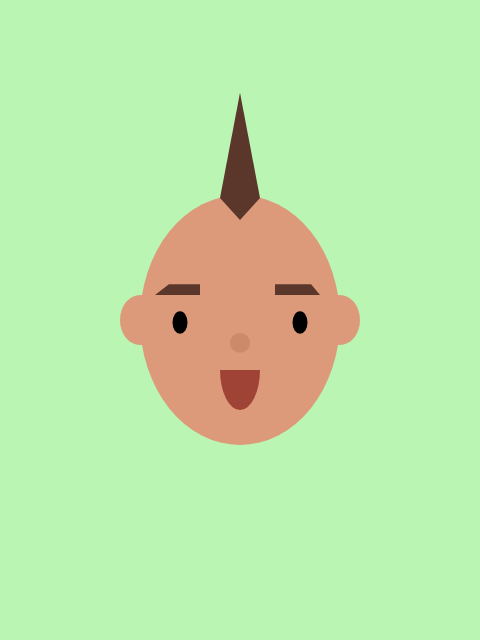
Frame 1 (no input)
Frame 60 (no input): identical to frame 1, image omitted
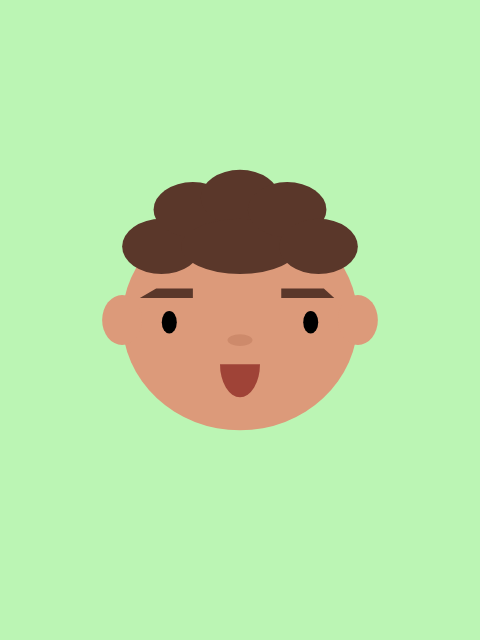
Frame 120 (the mouse pressed at the canvas centre since frame 60)

The p5.js sketch that drew these frames (run headless with seeded random() and noise() and a simulated clock; from frame 60 on, the mouse is pressed at the canvas centre):

// p5.js sketch
// ── sketch.js
var eyeSize = 15;
var faceWidth = 200;
var faceHeight = 250;
var noseWidth = 20;
var noseHeight = 20;
var mouthHeight = 80;
var skinTone = ["#dc9a7a"];
var hairTone = ["#5a372a"];
var hairStyleType = 'drawMowhawk';

function setup() {
    createCanvas(480, 640);
}

function draw() {
    background(187,245,180);
    
    //Face
    noStroke();
    ellipseMode(CENTER);
    fill(skinTone);  
    ellipse(width / 2, height / 2, faceWidth,  faceHeight);

    //Ears
    noStroke();
    ellipse(width/2+faceWidth/2, height/2, 40, 50);
    ellipse(width/2-faceWidth/2, height/2, 40, 50);
    
    //Eyes
    var eyeLX = width / 2 - faceWidth * 0.3;
    var eyeRX = width / 2 + faceWidth * 0.3;
    fill(0);
    ellipse(eyeLX, height / 2 + faceHeight*.01,  eyeSize, eyeSize*1.5);
    ellipse(eyeRX, height / 2 + faceHeight*.01,  eyeSize, eyeSize*1.5);

    hairStyle();

    //Nose
    var noseX = width/2;
    var noseY = height/2 + faceHeight/11;
    noStroke();
    fill(205, 138, 107);
    ellipse(noseX, noseY, noseWidth, noseHeight);

    //Brows
    fill(hairTone);
    quad(eyeRX - faceWidth/8, height/2 - faceHeight/10, eyeRX + faceWidth/10, height/2 - faceHeight/10, eyeRX + faceWidth/18, height/2 - faceHeight/7, eyeRX - faceWidth/8, height/2 - faceHeight/7);
    quad(eyeLX - faceWidth/8, height/2 - faceHeight/10, eyeLX + faceWidth/10, height/2 - faceHeight/10, eyeLX + faceWidth/10, height/2 - faceHeight/7, eyeLX - faceWidth/18, height/2 - faceHeight/7);

    //Mouth
    fill(159, 67, 55);
    arc(width/2, height/2 + faceHeight/5, 40, mouthHeight, TWO_PI, PI, OPEN);
    
    }

function hairStyle() {
    if (hairStyleType == 'drawPuffyHair') {
        drawPuffyHair();
    }
    else if(hairStyleType == 'drawMowhawk') {
        drawMowhawk();
    }
    else if(hairStyleType == 'drawBald') {
        drawBald();
    }
}

function drawPuffyHair() {
    //Puffy Hair
    fill(hairTone);
    ellipse(width/2-faceWidth/3, height/2-faceHeight/3, faceWidth/3, faceHeight/4);
    ellipse(width/2-faceWidth/5, height/2-faceHeight/2, faceWidth/3, faceHeight/4);
    ellipse(width/2, height/2-faceHeight/1.8, faceWidth/3, faceHeight/4);
    ellipse(width/2, height/2 - faceHeight/3, faceWidth/2, faceHeight/4);
    ellipse(width/2+faceWidth/5, height/2-faceHeight/2, faceWidth/3, faceHeight/4);
    ellipse(width/2+faceWidth/3, height/2-faceHeight/3, faceWidth/3, faceHeight/4);
}

function drawMowhawk() {
    //Mowhawk
    fill(hairTone);
    quad(width/2, height/2 - faceHeight/2.5, width/2 + 20, height/2 - faceHeight/2.05, width/2, height/2 - faceHeight/1.1, width/2 - 20, height/2 - faceHeight/2.05);
}

function drawBald() {
    //Bald
    noFill();
    stroke(255, 255, 255, 95);
    strokeWeight(15);
    arc(width/2 + faceWidth/2 - 90, (height/2 - faceHeight/2) + 65, 80, 80, PI+PI/2, 7.2*PI/4);
}


function mousePressed() {
    // when the user clicks, these variables are reassigned
    // to random values within specified ranges. For example,
    // 'faceWidth' gets a random value between 75 and 150.
    faceWidth = random(200, 250);
    faceHeight = random(200, 300);
    noseWidth = random(10, 30);
    noseHeight = random(10, 15);
    mouthHeight = random(10, 80);
    skinTone = random(["#dc9a7a", "#f3bea1", "#a66a49"]);
    hairTone = random(["#5a372a", "#bb852f", "#1e0a03"]);
    hairStyleType = random(['drawPuffyHair', 'drawMowhawk', 'drawBald']);
}
